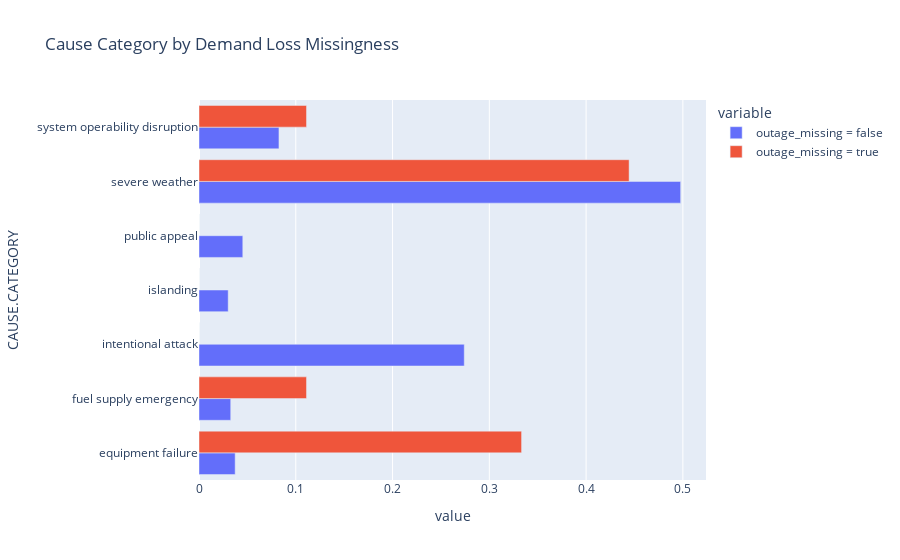

Notebook code cell kept with this figure:
### Code cell
fig = cause_dist.plot(kind='barh', title='Cause Category by Demand Loss Missingness', barmode='group')
fig

### Figure 1 — Plotly figure (JSON) as saved in the notebook; plotly's stock layout.template omitted (floating-point values rounded to 4 significant figures)
{"data": [{"alignmentgroup": "True", "hovertemplate": "variable=outage_missing = false<br>value=%{x}<br>CAUSE.CATEGORY=%{y}<extra></extra>", "legendgroup": "outage_missing = false", "marker": {"color": "#636efa", "pattern": {"shape": ""}}, "name": "outage_missing = false", "offsetgroup": "outage_missing = false", "orientation": "h", "showlegend": true, "textposition": "auto", "type": "bar", "x": [0.03738, 0.03279, 0.2741, 0.03016, 0.04525, 0.4977, 0.08262], "xaxis": "x", "y": ["equipment failure", "fuel supply emergency", "intentional attack", "islanding", "public appeal", "severe weather", "system operability disruption"], "yaxis": "y"}, {"alignmentgroup": "True", "hovertemplate": "variable=outage_missing = true<br>value=%{x}<br>CAUSE.CATEGORY=%{y}<extra></extra>", "legendgroup": "outage_missing = true", "marker": {"color": "#EF553B", "pattern": {"shape": ""}}, "name": "outage_missing = true", "offsetgroup": "outage_missing = true", "orientation": "h", "showlegend": true, "textposition": "auto", "type": "bar", "x": [0.3333, 0.1111, 0, 0, 0, 0.4444, 0.1111], "xaxis": "x", "y": ["equipment failure", "fuel supply emergency", "intentional attack", "islanding", "public appeal", "severe weather", "system operability disruption"], "yaxis": "y"}], "layout": {"barmode": "group", "legend": {"title": {"text": "variable"}, "tracegroupgap": 0}, "title": {"text": "Cause Category by Demand Loss Missingness"}, "xaxis": {"anchor": "y", "domain": [0, 1], "title": {"text": "value"}}, "yaxis": {"anchor": "x", "domain": [0, 1], "title": {"text": "CAUSE.CATEGORY"}}}}
